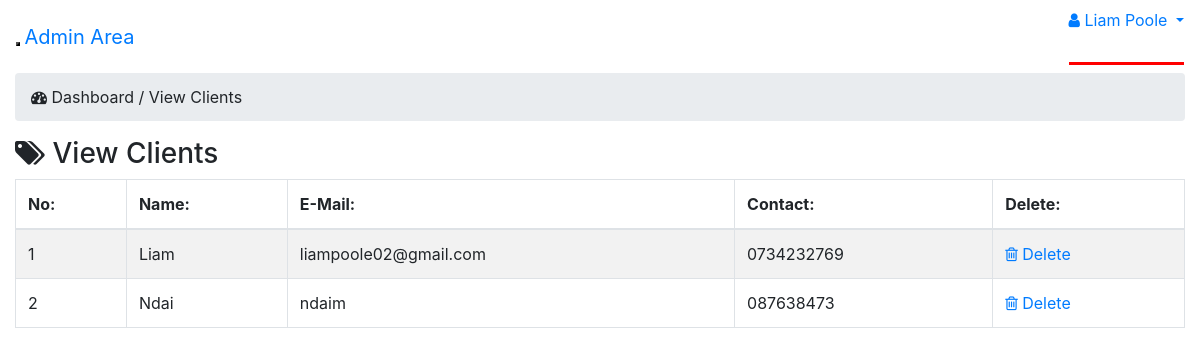
Screenshot of /Admin/index.php?view_customers (signed in) with the database file from the repository.
### tables this page shows
CREATE TABLE `client` (
  `ClientEmail` varchar(45) NOT NULL,
  `ClientID` int(11) NOT NULL,
  `ClientPassword` varchar(45) NOT NULL,
  `ClientName` varchar(45) NOT NULL,
  `ClientMobileNo` varchar(45) NOT NULL,
  `Client_ip` varchar(45) NOT NULL
);

### Admin/view_customers.php (the view)
<?php
if (!isset($_SESSION['admin_email'])) {
    echo "<script>window.open('login.php','_self')</script>";
} else {
?>
    <div class="row">
        <div class="col-lg-12">
            <ol class="breadcrumb">
                <li class="active">
                    <i class="fa fa-dashboard"></i> Dashboard / View Clients
                </li>
            </ol>
        </div>
    </div>
    <div class="row">
        <div class="col-lg-12">
            <div class="panel panel-default">
                <div class="panel-heading">
                    <h3 class="panel-title">
                        <i class="fa fa-tags"></i> View Clients
                    </h3>
                </div>
                <div class="panel-body">
                    <div class="table-responsive">
                        <table class="table table-striped table-bordered table-hover">
                            <thead>
                                <tr>
                                    <th> No: </th>
                                    <th> Name: </th>
                                    <th> E-Mail: </th>
                                    <th> Contact: </th>
                                    <th> Delete: </th>
                                </tr>
                            </thead>
                            <tbody>
                                <?php
                                $i = 0;
                                $get_c = "select * from client";
                                $run_c = mysqli_query($con, $get_c);
                                while ($row_c = mysqli_fetch_array($run_c)) {
                                    $c_id = $row_c['ClientID'];
                                    $c_name = $row_c['ClientName'];
                                    $c_email = $row_c['ClientEmail'];
                                    $c_contact = $row_c['ClientMobileNo'];
                                    $i++;
                                ?>
                                    <tr>
                                        <td> <?php echo $i; ?> </td>
                                        <td> <?php echo $c_name; ?> </td>
                                        <td> <?php echo $c_email; ?> </td>
                                        <td> <?php echo $c_contact ?> </td>
                                        <td>
                                            <a href="index.php?delete_customer=<?php echo $c_id; ?>">
                                                <i class="fa fa-trash-o"></i> Delete
                                            </a>
                                        </td>
                                    </tr>
                                <?php } ?>
                            </tbody>
                        </table>
                    </div>
                </div>
            </div>
        </div>
    </div>
<?php } ?>

### Admin/includes/sidebar.php (shortened to what this page needs)
<?php
    if(!isset($_SESSION['admin_email'])){
        echo "<script>window.open('login.php','_self')</script>";
    }else{
?>
<nav class="navbar navbar-inverse navbar-fixed-top">
    <div class="navbar-header">
        <button type="button" class="navbar-toggle" data-toggle="collapse" data-target=".navbar-ex1-collapse">
        </button>
        <a href="index.php?dashboard" class="navbar-brand">Admin Area</a>
    </div>
    <ul class="nav navbar-right top-nav">
        <li class="dropdown">
            <a href="#" class="dropdown-toggle" data-toggle="dropdown">
                <i class="fa fa-user"></i> <?php echo $admin_name;  ?> <b class="caret"></b>
            </a>
        </li>
    </ul>
</nav>
<?php } ?>

### style.css (style rules this page uses)
* { margin: 0; padding: 0; }
body { background-color: grey; font-family: sans-serif; }
.top-nav { height: 57px; top: 0; position: sticky; background: #fff; margin-bottom: 20px; border-bottom: 3px solid red; z-index: 2; }
body { font-size: 14px; line-height: 1.42857; background: gold; overflow-x: hidden; }

### rows the page displays
client: ClientName "Liam", ClientEmail "liampoole02@gmail.com", ClientMobileNo "0734232769"
client: ClientName "Ndai", ClientEmail "ndaim", ClientMobileNo "087638473"

### other values shown
$admin_name "Liam Poole"
